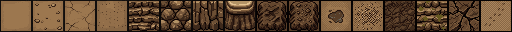
#> input picture assets/graphics/relief/grotte_terre.png, 512 x 32 px
$ python odyssee-relief.py
#> lines starting #> are read from the running program, lines starting #| are printed output that depends on the picture; after the words box and inside, x2 and y2 are one past the last pixel; in counts of white or black regions, pixels touching at a corner belong together
#!/usr/bin/env python3
"""Roches et sols des grottes d'Odyssée → odyssee/img/relief.png.

Source : assets/graphics/relief/grotte_terre.png (PixelLab, 16 tuiles de 32 px côte à côte, roche brune).
Le liseré sombre que PixelLab met autour de chaque tuile est effacé (on recopie la rangée voisine), puis la planche
est recolorée pour chaque biome (terre, montagne, mer, magma, glace, lune). Une rangée par biome, colonnes :
sols s0 à s3, faces de paroi w0 à w2, dessus des gradins t0 et t1, dessus au bord d'une paroi r0 (voir RELIEF dans odyssee/js/render/textures.js).

    python3 tools/odyssee-relief.py
"""
import colorsys, os
import numpy as np
from PIL import Image

ROOT = os.path.dirname(os.path.dirname(os.path.abspath(__file__)))
SRC = os.path.join(ROOT, 'assets/graphics/relief/grotte_terre.png')
OUT = os.path.join(ROOT, 'odyssee/img/relief.png')
COLS = [0, 3, 1, 2, 4, 13, 5, 12, 14]          # s0 s1 s2 s3 | w0 w1 w2 | t0 t1 | (r0 : liseré, calculé)
BIOMES = ['terre', 'montagne', 'mer', 'magma', 'glace', 'lune']
# (teinte en degrés ou None = garder, saturation ×, luminosité ×)
RECOLOR = {'terre': (None, 1, 1), 'montagne': (35, 0.32, 1.08), 'mer': (195, 0.42, 0.92), 'magma': (6, 0.75, 0.62),
           'glace': (205, 0.30, 1.42), 'lune': (265, 0.30, 0.95)}


def unborder(t):
    t = t.copy(); t[0] = t[1]; t[-1] = t[-2]; t[:, 0] = t[:, 1]; t[:, -1] = t[:, -2]; return t


def blur(t, r=5):
    """flou en boucle (la tuile est vue comme répétée) : la lumière d'ensemble, sans les détails"""
    acc = np.zeros_like(t, dtype=float); n = 0
    for dy in range(-r, r + 1):
        for dx in range(-r, r + 1):
            acc += np.roll(np.roll(t, dy, 0), dx, 1); n += 1
    return acc / n


def flatten(t, base, gain=1.0, seuil=10):
    """même teinte partout (base) et seulement les détails de la tuile (cailloux, fissures) : les sols se raccordent
    sans quadrillage ; les pixels proches de la teinte locale deviennent la teinte de base, pas un dégradé"""
    rgb = t[..., :3].astype(float)
    d = rgb - blur(rgb, 3)
    det = np.abs(d).max(axis=2) > seuil
    out = t.copy(); px = np.array(base, float)[None, None, :].repeat(32, 0).repeat(32, 1)
    px[det] = np.clip(np.array(base) + d[det] * gain, 0, 255)
    out[..., :3] = px.round()
    return out


def rim(top, face):
    """dessus d'un gradin au bord de la paroi : liseré clair (roche usée) puis ombre, sur les 4 rangées du bas"""
    t = top.copy().astype(float)
    hi = np.clip(face[..., :3].astype(float).mean(axis=(0, 1)) * 1.55 + 18, 0, 255)
    for x in range(32):
        k = 3 if (x * 7 + (x // 5) * 3) % 9 else 2
        t[32 - k - 1, x, :3] = hi * 0.92
        for y in range(32 - k, 32): t[y, x, :3] = hi if y == 32 - k else hi * 0.78
    t[..., 3] = 255
    return t.round().astype(np.uint8)


def recolor(t, hue, sat, val):
    out = t.copy()
    h, w = t.shape[:2]
    for y in range(h):
        for x in range(w):
            r, g, b = t[y, x, :3] / 255
            H, S, V = colorsys.rgb_to_hsv(r, g, b)
            if hue is not None: H = hue / 360
            S = min(1, S * sat); V = min(1, V * val)
            out[y, x, :3] = np.round(np.array(colorsys.hsv_to_rgb(H, S, V)) * 255)
    return out


def main():
    a = np.array(Image.open(SRC).convert('RGBA'))
#> a is the input picture: shape (32, 512, 4); mean R, G, B, A 94.8, 69.8, 46.8, 255
    tiles = [unborder(a[:, i * 32:i * 32 + 32]) for i in COLS]
#> in unborder, `t[0] = t[1]`: t: shape (32, 32, 4); mean of channels 0, 1, 2, 3 140.4, 106.9, 71.4, 255
#> in unborder, `t[-1] = t[-2]`: t: shape (32, 32, 4); mean of channels 0, 1, 2, 3 144.1, 109.6, 73.1, 255
#> in unborder, `t[:, 0] = t[:, 1]`: t: shape (32, 32, 4); mean of channels 0, 1, 2, 3 148.1, 112.7, 75, 255
#> in unborder, `t[:, -1] = t[:, -2]`: t: shape (32, 32, 4); mean of channels 0, 1, 2, 3 152.2, 115.7, 76.9, 255
#> in unborder (call 2), `t[0] = t[1]`: t: shape (32, 32, 4); mean of channels 0, 1, 2, 3 130.3, 98.5, 66.1, 255
#> in unborder (call 2), `t[-1] = t[-2]`: t: shape (32, 32, 4); mean of channels 0, 1, 2, 3 133.8, 101.1, 67.7, 255
#> in unborder (call 2), `t[:, 0] = t[:, 1]`: t: shape (32, 32, 4); mean of channels 0, 1, 2, 3 137.5, 103.9, 69.5, 255
#> in unborder (call 2), `t[:, -1] = t[:, -2]`: t: shape (32, 32, 4); mean of channels 0, 1, 2, 3 141.2, 106.7, 71.2, 255
#> in unborder (call 3), `t[0] = t[1]`: t: shape (32, 32, 4); mean of channels 0, 1, 2, 3 135.6, 103, 68.8, 255
#> in unborder (call 3), `t[-1] = t[-2]`: t: shape (32, 32, 4); mean of channels 0, 1, 2, 3 139.2, 105.7, 70.5, 255
#> in unborder (call 3), `t[:, 0] = t[:, 1]`: t: shape (32, 32, 4); mean of channels 0, 1, 2, 3 143.3, 108.7, 72.4, 255
#> in unborder (call 3), `t[:, -1] = t[:, -2]`: t: shape (32, 32, 4); mean of channels 0, 1, 2, 3 147, 111.5, 74.2, 255
#> in unborder (call 4), `t[0] = t[1]`: t: shape (32, 32, 4); mean of channels 0, 1, 2, 3 134.8, 102.1, 68.2, 255
#> in unborder (call 4), `t[-1] = t[-2]`: t: shape (32, 32, 4); mean of channels 0, 1, 2, 3 138.4, 104.8, 69.9, 255
#> in unborder (call 4), `t[:, 0] = t[:, 1]`: t: shape (32, 32, 4); mean of channels 0, 1, 2, 3 142.4, 107.8, 71.8, 255
#> in unborder (call 4), `t[:, -1] = t[:, -2]`: t: shape (32, 32, 4); mean of channels 0, 1, 2, 3 146.3, 110.7, 73.6, 255
#> in unborder (call 5), `t[0] = t[1]`: t: shape (32, 32, 4); mean of channels 0, 1, 2, 3 79.3, 57.1, 38.5, 255
#> in unborder (call 5), `t[-1] = t[-2]`: t: shape (32, 32, 4); mean of channels 0, 1, 2, 3 81, 58.3, 39.2, 255
#> in unborder (call 5), `t[:, 0] = t[:, 1]`: t: shape (32, 32, 4); mean of channels 0, 1, 2, 3 83.6, 60.1, 40.4, 255
#> in unborder (call 5), `t[:, -1] = t[:, -2]`: t: shape (32, 32, 4); mean of channels 0, 1, 2, 3 86.2, 62, 41.7, 255
#> in unborder (call 6), `t[0] = t[1]`: t: shape (32, 32, 4); mean of channels 0, 1, 2, 3 81.1, 59.5, 37.5, 255
#> in unborder (call 6), `t[-1] = t[-2]`: t: shape (32, 32, 4); mean of channels 0, 1, 2, 3 82.2, 60.3, 38, 255
#> in unborder (call 6), `t[:, 0] = t[:, 1]`: t: shape (32, 32, 4); mean of channels 0, 1, 2, 3 85, 62.3, 39.4, 255
#> in unborder (call 6), `t[:, -1] = t[:, -2]`:
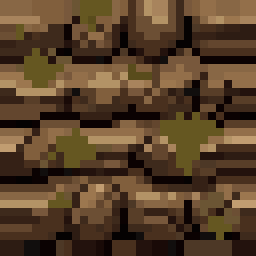
#> t: shape (32, 32, 4) (shown 8 times larger); mean of channels 0, 1, 2, 3 87.7, 64.3, 40.8, 255; drawn as R, G, B
#> in unborder (call 7), `t[0] = t[1]`: t: shape (32, 32, 4); mean of channels 0, 1, 2, 3 76.5, 55.1, 37.4, 255
#> in unborder (call 7), `t[-1] = t[-2]`: t: shape (32, 32, 4); mean of channels 0, 1, 2, 3 77.5, 55.8, 37.8, 255
#> in unborder (call 7), `t[:, 0] = t[:, 1]`: t: shape (32, 32, 4); mean of channels 0, 1, 2, 3 79.5, 57.3, 38.7, 255
#> in unborder (call 7), `t[:, -1] = t[:, -2]`:
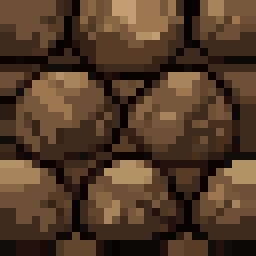
#> t: shape (32, 32, 4) (shown 8 times larger); mean of channels 0, 1, 2, 3 81.7, 58.8, 39.7, 255; drawn as R, G, B
#> in unborder (call 8), `t[0] = t[1]`: t: shape (32, 32, 4); mean of channels 0, 1, 2, 3 59.7, 39.7, 26.3, 255
#> in unborder (call 8), `t[-1] = t[-2]`: t: shape (32, 32, 4); mean of channels 0, 1, 2, 3 61.4, 40.8, 27, 255
#> in unborder (call 8), `t[:, 0] = t[:, 1]`: t: shape (32, 32, 4); mean of channels 0, 1, 2, 3 63.2, 42.1, 27.8, 255
#> in unborder (call 8), `t[:, -1] = t[:, -2]`:
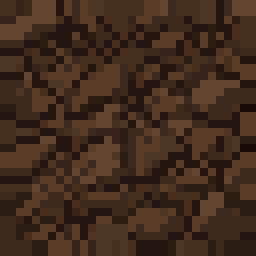
#> t: shape (32, 32, 4) (shown 8 times larger); mean of channels 0, 1, 2, 3 65.1, 43.4, 28.6, 255; drawn as R, G, B
#> in unborder (call 9), `t[0] = t[1]`: t: shape (32, 32, 4); mean of channels 0, 1, 2, 3 73, 51.2, 34, 255
#> in unborder (call 9), `t[-1] = t[-2]`:
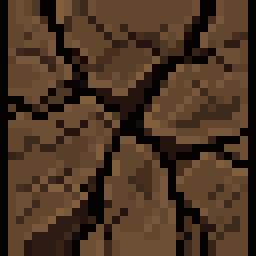
#> t: shape (32, 32, 4) (shown 8 times larger); mean of channels 0, 1, 2, 3 75.1, 52.8, 35, 255; drawn as R, G, B
#> in unborder (call 9), `t[:, 0] = t[:, 1]`:
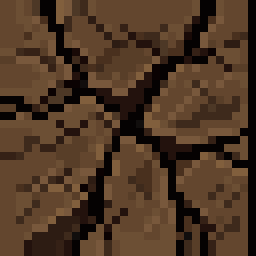
#> t: shape (32, 32, 4) (shown 8 times larger); 2.93% of pixels changed, all inside (x1, y1, x2, y2) = (0, 0, 1, 32); drawn as R, G, B
#> in unborder (call 9), `t[:, -1] = t[:, -2]`:
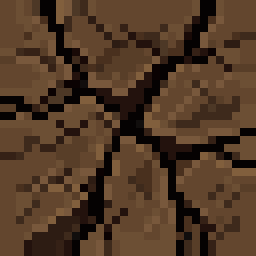
#> t: shape (32, 32, 4) (shown 8 times larger); 2.93% of pixels changed, all inside (x1, y1, x2, y2) = (31, 0, 32, 32); drawn as R, G, B
#> tiles = 9 items
    # sols : même lumière d'ensemble ; dessus des gradins : un peu plus sombres que le sol, rugueux
    floor = np.mean([t[..., :3].astype(float).mean(axis=(0, 1)) for t in tiles[:4]], axis=0)
#> floor = [146.7, 111.1, 73.98]
    tiles[:4] = [flatten(t, floor, 0.9) for t in tiles[:4]]
#> after the loop in blur, `for dy in range(-r, r + 1):`:
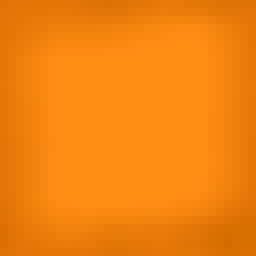
#> acc: shape (32, 32, 3) float64 (shown 8 times larger); mean of channels 0, 1, 2 7456.4, 5667.9, 3769.1; drawn with min black and max white
#> after the loop in blur, `for dy in range(-r, r + 1):`: n = 49
    tops = [flatten(t, floor * 0.80, 0.75) for t in tiles[7:9]]
#> tops = 2 items
    tiles[7:9] = tops
    tiles.append(rim(tops[0], tiles[4]))
#> in rim, `hi = np.clip(face[..., :3].astype(float).mean(axis=(0, 1)) * 1.55 + 18..`: hi = [151.6, 114.1, 82.61]
    sheet = np.zeros((32 * len(BIOMES), 32 * len(tiles), 4), np.uint8)
    for j, b in enumerate(BIOMES):
        for i, t in enumerate(tiles):
            sheet[j * 32:j * 32 + 32, i * 32:i * 32 + 32] = recolor(t, *RECOLOR[b])
    Image.fromarray(sheet).save(OUT, optimize=True)
    print('relief :', OUT, sheet.shape[1], '×', sheet.shape[0])
#| relief : odyssee/img/relief.png 320 × 192


if __name__ == '__main__':
    main()
